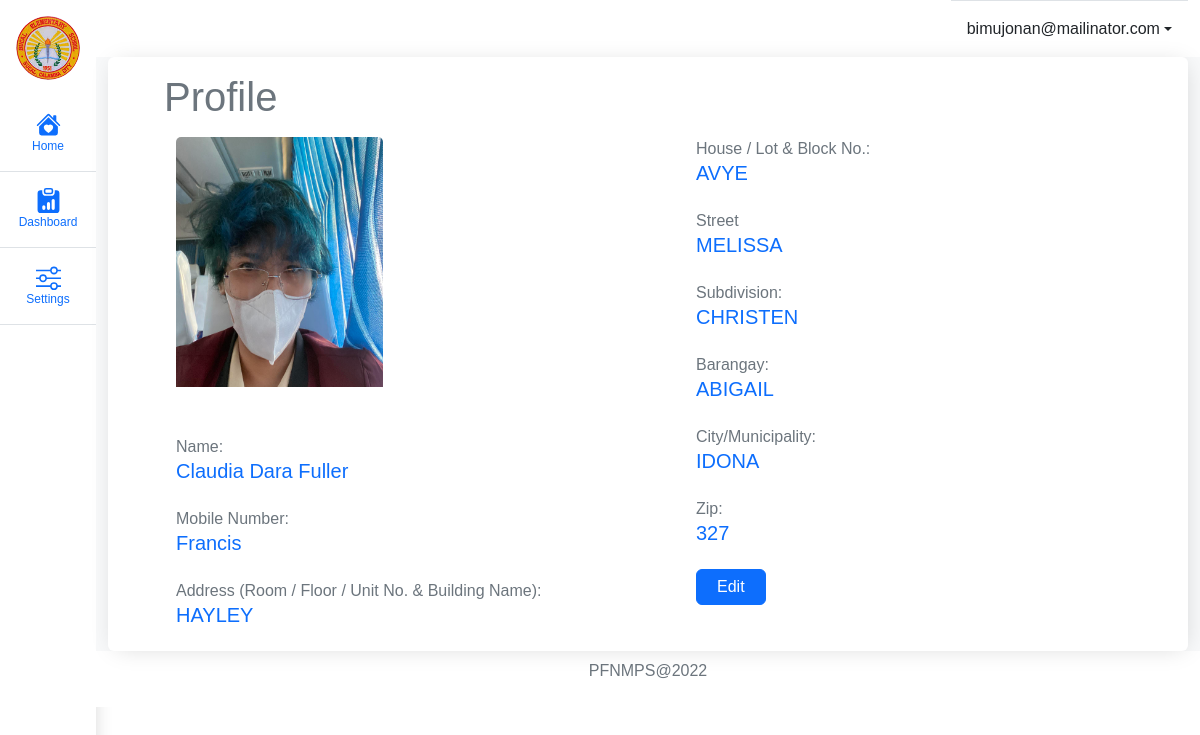
The page /parents/profile-parent.php (signed in) on the database its author committed.
### tables this page shows
CREATE TABLE `users` (
  `id` int(11) NOT NULL,
  `user_id` varchar(250) NOT NULL,
  `email` varchar(50) NOT NULL,
  `password` varchar(50) NOT NULL,
  `first_name` varchar(50) NOT NULL,
  `middle_name` varchar(50) NOT NULL,
  `last_name` varchar(50) NOT NULL,
  `contact_number` varchar(50) NOT NULL,
  `room` varchar(50) NOT NULL,
  `house` varchar(50) NOT NULL,
  `street` varchar(50) NOT NULL,
  `subdivision` varchar(50) NOT NULL,
  `barangay` varchar(50) NOT NULL,
  `city` varchar(50) NOT NULL,
  `zip` varchar(50) NOT NULL,
  `gender` varchar(11) NOT NULL,
  `user_type` int(11) NOT NULL,
  `image` blob NOT NULL,
  `student_id` varchar(255) NOT NULL,
  `date_time_created` datetime NOT NULL,
  `date_time_updated` datetime NOT NULL
);

### parents/profile-parent.php (the view, shortened to what this page needs)
<?php
include('../connection.php');
$email = $_SESSION['email'];
?>
<!DOCTYPE html>
<html lang="en">
<head>
    <link rel="stylesheet" href="../src/styles/bootstrap/css/bootstrap.css">
    <link rel="stylesheet" href="../src/styles/custom/stickynav.css">
</head>
<body>
<div class="outer-container d-flex">
  <div class="sticky-nav bg-white vh-100 shadow" style="height: 100%; z-index:0;">
    <a href="#" class="brand p-3 link-dark text-decoration-none bg-white text-center" title="" data-bs-toggle="tooltip" data-bs-placement="right" data-bs-original-title="Icon-only">
        <img src="../logo.jpg" alt="" class="card-img-top" style="border-radius: 50px;">
    </a>
    <ul class="list nav nav-flush mb-auto text-center">
      <li class="nav-item">
        <a href="home-parent.php" class="nav-link active py-3 d-flex flex-column align-items-center text-start border-bottom" aria-current="page" title="" data-bs-toggle="tooltip" data-bs-placement="right" data-bs-original-title="Home">
            <p class="p-0 m-0" style="font-size: 12px;">Home</p>
        </a>
      </li>
      <li class="nav-item">
        <a href="dashboard-parent.php" class="nav-link py-3 border-bottom" title="" data-bs-toggle="tooltip" data-bs-placement="right" data-bs-original-title="Dashboard">
            <p class="p-0 m-0" style="font-size: 12px;">Dashboard</p>
        </a>
      </li>
      <li class="nav-item">
        <a href="#" class="nav-link py-3 border-bottom" title="" data-bs-toggle="tooltip" data-bs-placement="right" data-bs-original-title="Orders">
            <p class="p-0 m-0" style="font-size: 12px;">Settings</p>
        </a>
      </li>
    </ul>
  </div>
<main class="main-container container-fluid-lg bg-light" style="width: 100%; position: relative">
    <nav class="navbar navbar-expand-lg navbar-light bg-white p-0" style="box-shadow: none;">
        <div class="container-fluid justify-content-end">
            <div class="dropdown border-top">
                <a href="#" class="d-flex align-items-center justify-content-center p-3 link-dark text-decoration-none dropdown-toggle" id="dropdownUser3" data-bs-toggle="dropdown" aria-expanded="false">
                    <?= $_SESSION['email']; ?>
                </a>
            </div>
        </div>
    </nav>
    <main class="content">
        <div class="container-fluid" style="height: 100%;">
            <div class="row">
                <div class="col-lg-12">
                    <div class="card p-3 py-0" style="border: none; height: 100%; box-shadow: 2px 2px 23px -6px rgba(0,0,0,0.17);">
                        <div class="card-body">
                        <h1 class="text-muted h1 px-4 mb-3">Profile</h1>
                            <?php
                            $query = "SELECT users.first_name AS 'users_first_name', users.middle_name AS 'users_middle_name', users.last_name AS 'users_last_name' , users.room AS 'users_room', users.contact_number AS 'users_contact_number',users.user_id AS 'users_id', users.house AS 'users_house', users.street AS 'users_street' , users.subdivision AS 'users_subdivision' , users.barangay AS 'users_barangay', users.city AS 'users_city', users.zip AS 'users_zip', users.image AS 'parent_image', students.first_name AS 'students_first_name', students.middle_name  AS 'students_middle_name', students.last_name  AS 'students_last_name', students.date_of_birth AS 'students_date_of_birth', students.gender AS 'students_gender', students.student_id
                            AS 'students_student_id' FROM users
                            LEFT JOIN students ON  users.student_id = students.student_id WHERE email = '$email'";
                            $run = mysqli_query($conn,$query);
                            if(mysqli_num_rows($run) > 0){
                            foreach ($run as $row) {
                                ?>
                                    <form action="" method="POST" enctype="multipart/form-data">
                                    <div class="row">
                                        <div class="col-lg-6">
                                            <div class="row">
                                                <div class="col-lg-7 mb-5 px-5">
                                                    <img class="card-img-top" src="<?php echo "guardian_image/". $row['parent_image']; ?>" alt="" width="200" height="250">
                                                </div>
                                                <div class="col-lg-12 px-5 mb-3">
                                                    <p class="p-0 m-0 text-muted">Name:</p>
                                                    <p class="h5 lead text-primary"><?php echo ucfirst($row ['users_first_name']) . " " . ucfirst($row ['users_middle_name']) . " "  . ucfirst($row ['users_last_name'])  ?></p>
                                                </div>
                                                <div class="col-lg-12 px-5 mb-3">
                                                    <p class="p-0 m-0 text-muted">Mobile Number:</p>
                                                    <p class="h5 lead text-primary"><?php echo ucfirst($row ['users_contact_number']) ?></p>
                                                </div>
                                                <div class="col-lg-12 px-5">
                                                    <p class="p-0 m-0 text-muted">Address (Room / Floor / Unit No. & Building Name): </p>
                                                    <p class="h5 lead text-primary"><?php echo $row ['users_room'] ?></p>
                                                </div>
                                            </div>
                                        </div>
                                        <div class="col-lg-6">
                                            <div class="row">
                                                <div class="col-lg-12 px-5 mb-3">
                                                    <p class="p-0 m-0 text-muted">House / Lot & Block No.: </p>
                                                    <p class="h5 lead text-primary"><?php echo $row ['users_house']?></p>
                                                </div>
                                                <div class="col-lg-12 px-5 mb-3">
                                                    <p class="p-0 m-0 text-muted">Street </p>
                                                    <p class="h5 lead text-primary"><?php echo $row ['users_street']?></p>
                                                </div>
                                                <div class="col-lg-12 px-5 mb-3">
                                                    <p class="p-0 m-0 text-muted">Subdivision:</p>
                                                    <p class="h5 lead text-primary"><?php echo $row ['users_subdivision']?></p>
                                                </div>
                                                <div class="col-lg-12 px-5 mb-3">
                                                    <p class="p-0 m-0 text-muted">Barangay:</p>
                                                    <p class="h5 lead text-primary"><?php echo $row ['users_barangay']?></p>
                                                </div>
                                                <div class="col-lg-12 px-5 mb-3">
                                                    <p class="p-0 m-0 text-muted">City/Municipality:</p>
                                                    <p class="h5 lead text-primary"><?php echo $row ['users_city']?></p>
                                                </div>
                                                <div class="col-lg-12 px-5 mb-3">
                                                    <p class="p-0 m-0 text-muted">Zip:</p>
                                                    <p class="h5 lead text-primary"><?php echo $row ['users_zip']?></p>
                                                </div>
                                                <div class="col-lg-12 px-5">
                                                    <a data-bs-toggle="modal" data-bs-target="#exampleModal" style="padding: 5px 20px;" class="btn btn-primary">Edit</a>
                                                </div>
                                            </div>
                                        </div>
                                    </div>
                                    </form>
                                <?php
                            }
                            }
                            ?>
                        </div>
                    </div>
                </div>
            </div>
        </div>
    </main>
    <footer class="footer bg-white p-2 w-100">
        <p class="text-center text-muted">PFNMPS@2022</p>
    </footer>
</main>
</div>
</body>
</html>

### src/styles/custom/stickynav.css (style rules this page uses)
.outer-container { position: relative; }
.sticky-nav { width: 6rem; display: flex; flex-direction: column; height: 100%; position: fixed; left: 0; z-index: 11111; }
.main-container { margin-left: 6rem; }
.list { display: flex; flex-direction: column; }

### rows shown on the page
users: image (picture), first_name "Claudia", middle_name "Dara", last_name "Fuller", contact_number "Francis", room "HAYLEY", house "AVYE", street "MELISSA", subdivision "CHRISTEN", barangay "ABIGAIL", city "IDONA", zip "327"

### other values the page prints
$_SESSION['email'] "bimujonan@mailinator.com"
